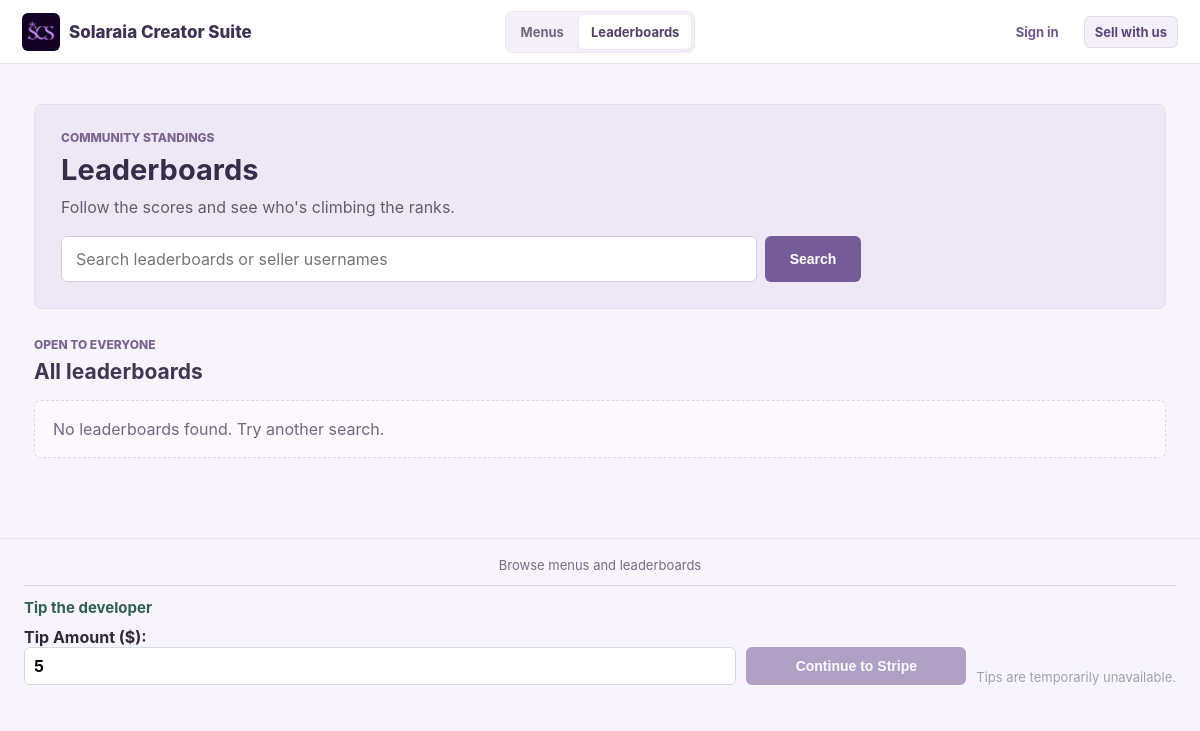
The page /browse/leaderboards on the database as committed earlier.
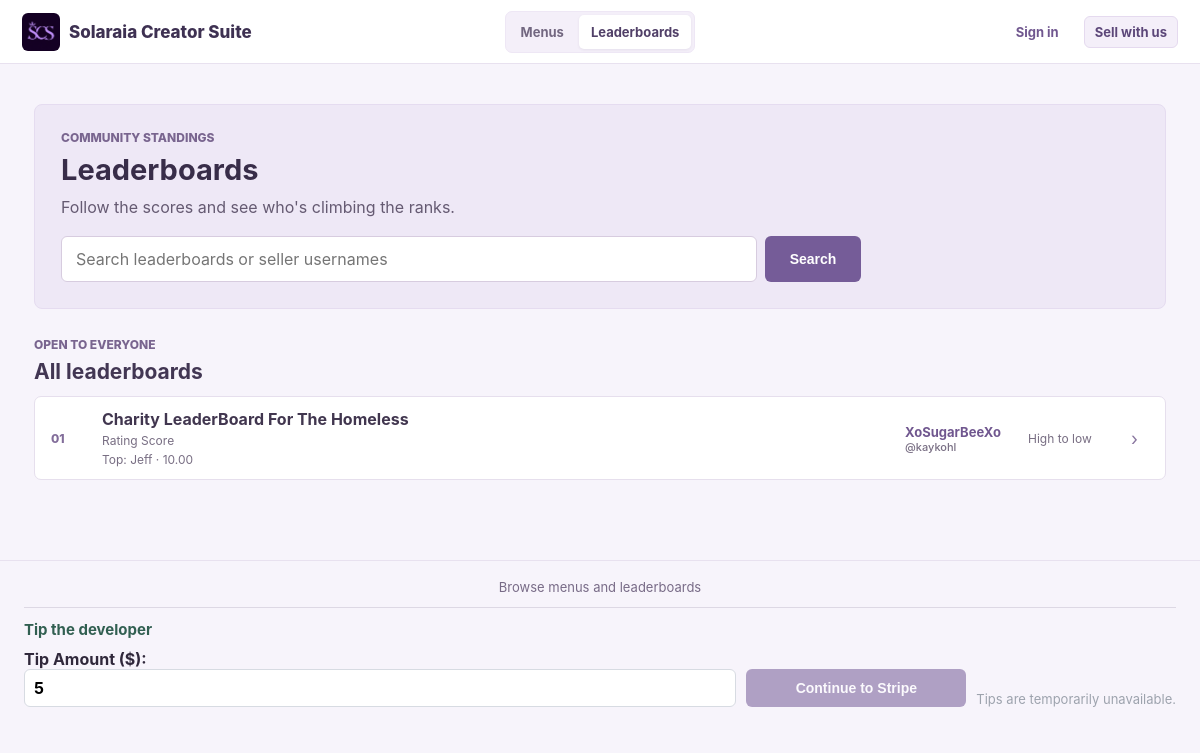
The same page on the database as committed later.
### models.py (models this page shows)
class Leaderboard(db.Model):
    id = db.Column(db.Integer, primary_key=True)
    owner_id = db.Column(db.Integer, db.ForeignKey('creator_account.id'), nullable=False)
    name = db.Column(db.String(160), nullable=False)
    description = db.Column(db.Text)
    score_label = db.Column(db.String(80), nullable=False, default='Score')
    sort_order = db.Column(db.String(4), nullable=False, default='desc')
    is_automatic = db.Column(db.Boolean, nullable=False, default=False)
    auto_metric = db.Column(db.String(40))
    auto_start_date = db.Column(db.Date)
    auto_end_date = db.Column(db.Date)
    auto_product_ids = db.Column(db.Text, nullable=False, default='[]')
    is_public = db.Column(db.Boolean, nullable=False, default=True)
    created_at = db.Column(db.DateTime, default=datetime.utcnow)
    version_id = db.Column(db.Integer, nullable=False, default=1)
    __table_args__ = (
        db.Index('ix_leaderboard_owner_name', 'owner_id', 'name'),
        db.Index('ix_leaderboard_public', 'is_public', 'owner_id'),
    )
    __mapper_args__ = {'version_id_col': version_id}
    entries = db.relationship('LeaderboardEntry', back_populates='leaderboard', cascade='all, delete-orphan', lazy=True)

class Customer(db.Model):
    id = db.Column(db.Integer, primary_key=True)
    owner_id = db.Column(db.Integer, db.ForeignKey('creator_account.id'), nullable=False)
    name = db.Column(db.String(160), nullable=False)
    email = db.Column(db.String(160))
    username = db.Column(db.String(160))
    contact_number = db.Column(db.String(40))
    notes = db.Column(db.Text)
    created_at = db.Column(db.DateTime, default=datetime.utcnow)
    version_id = db.Column(db.Integer, nullable=False, default=1)
    __table_args__ = (db.Index('ix_customer_owner_name', 'owner_id', 'name'),)
    __mapper_args__ = {'version_id_col': version_id}
    sales = db.relationship('Sale', backref='customer', lazy=True)
    leaderboard_entries = db.relationship('LeaderboardEntry', back_populates='customer', cascade='all, delete-orphan', lazy=True)
    service_subscriptions = db.relationship('ServiceSubscription', back_populates='customer', lazy=True)

class LeaderboardEntry(db.Model):
    id = db.Column(db.Integer, primary_key=True)
    leaderboard_id = db.Column(db.Integer, db.ForeignKey('leaderboard.id'), nullable=False)
    customer_id = db.Column(db.Integer, db.ForeignKey('customer.id'), nullable=False)
    score = db.Column(db.Numeric(12, 2), nullable=False, default=0)
    use_username = db.Column(db.Boolean, nullable=False, default=False)
    version_id = db.Column(db.Integer, nullable=False, default=1)
    __table_args__ = (
        db.UniqueConstraint('leaderboard_id', 'customer_id', name='uq_leaderboard_customer'),
        db.Index('ix_leaderboard_entry_score', 'leaderboard_id', 'score'),
    )
    __mapper_args__ = {'version_id_col': version_id}
    leaderboard = db.relationship('Leaderboard', back_populates='entries')
    customer = db.relationship('Customer', back_populates='leaderboard_entries')

class CreatorAccount(db.Model):
    __tablename__ = 'creator_account'
    id = db.Column(db.Integer, primary_key=True)
    username = db.Column(db.String(64), nullable=False, unique=True)
    email = db.Column(db.String(255), nullable=False, unique=True)
    display_name = db.Column(db.String(120))
    bio = db.Column(db.Text)
    profile_image = db.Column(db.String(255))
    is_active = db.Column(db.Boolean, nullable=False, default=False)
    password_hash = db.Column(db.String(255), nullable=False)
    is_admin = db.Column(db.Boolean, nullable=False, default=False)
    is_approved = db.Column(db.Boolean, nullable=False, default=False)
    stripe_account_id = db.Column(db.String(255), unique=True)
    stripe_customer_id = db.Column(db.String(255))
    stripe_subscription_id = db.Column(db.String(255))
    stripe_subscription_checkout_session_id = db.Column(db.String(255))
    stripe_subscription_status = db.Column(db.String(40), nullable=False, default='inactive')
    stripe_subscription_period_end = db.Column(db.DateTime)
    subscription_exempt = db.Column(db.Boolean, nullable=False, default=False)
    stripe_charges_enabled = db.Column(db.Boolean, nullable=False, default=False)
    stripe_details_submitted = db.Column(db.Boolean, nullable=False, default=False)
    accepting_orders = db.Column(db.Boolean, nullable=False, default=False)
    banner_notifications = db.Column(db.Boolean, nullable=False, default=True)
    email_notifications = db.Column(db.Boolean, nullable=False, default=False)
    disable_content_contact = db.Column(db.Boolean, nullable=False, default=False)
    created_at = db.Column(db.DateTime, default=datetime.utcnow, nullable=False)
    version_id = db.Column(db.Integer, nullable=False, default=1)
    __table_args__ = (
        db.Index('uq_creator_stripe_customer_id', 'stripe_customer_id', unique=True),
        db.Index('uq_creator_stripe_subscription_id', 'stripe_subscription_id', unique=True),
    )
    __mapper_args__ = {'version_id_col': version_id}

### app.py (the view)
@app.route('/browse/leaderboards')
def public_leaderboards():
    query = request.args.get('q', '').strip()
    seller_username = request.args.get('seller', '').strip()
    boards_query = db.session.query(Leaderboard, CreatorAccount).join(
        CreatorAccount, CreatorAccount.id == Leaderboard.owner_id
    ).filter(
        Leaderboard.is_public.is_(True), CreatorAccount.is_approved.is_(True),
        _seller_subscription_access(),
    )
    if query:
        pattern = f'%{query}%'
        boards_query = boards_query.filter(or_(
            Leaderboard.name.ilike(pattern), Leaderboard.description.ilike(pattern),
            CreatorAccount.username.ilike(pattern), CreatorAccount.display_name.ilike(pattern),
        ))
    if seller_username:
        boards_query = boards_query.filter(func.lower(CreatorAccount.username) == seller_username.lower())
    boards = boards_query.order_by(CreatorAccount.username, Leaderboard.name).limit(60).all()
    return render_template(
        'storefront/boards.html', query=query, seller_username=seller_username,
        boards=boards, top_entries=_leaderboard_top_entries(boards),
    )

### app.py (called while the page is built, shortened)
def _seller_subscription_access():
    return or_(
        CreatorAccount.is_admin.is_(True),
        CreatorAccount.subscription_exempt.is_(True),
        CreatorAccount.stripe_subscription_status.in_(ACTIVE_SUBSCRIPTION_STATUSES),
    )

@event.listens_for(Session, 'do_orm_execute')
def scope_creator_queries(execute_state):
    if not execute_state.is_select or not execute_state.is_orm_statement or not has_request_context():
        return
    creator_id = getattr(g, 'creator_id', None)
    if getattr(g, 'is_admin', False):
        return
    if not creator_id or request.endpoint in PUBLIC_ENDPOINTS:
        return
    execute_state.statement = execute_state.statement.options(*(
        with_loader_criteria(model, lambda entity: entity.owner_id == creator_id, include_aliases=True)
        for model in TENANT_MODELS
    ))

@app.before_request
def require_creator():
    if request.endpoint in PUBLIC_ENDPOINTS:
        store_customer_id = session.get('store_customer_id')
        g.store_customer = db.session.get(StoreCustomer, store_customer_id) if store_customer_id else None
        creator_id = session.get('creator_id')
        return

### templates/storefront/boards.html (shortened to what this page needs)
{% extends 'public_base.html' %}
{% block content %}
<section class="public-intro public-board-intro">
    <p class="public-kicker">Community standings</p>
    <h1>Leaderboards</h1>
    <p>Follow the scores and see who's climbing the ranks.</p>
    <form class="public-search-form" method="get" action="{{url_for('public_leaderboards')}}" role="search">
        <input id="leaderboard-search" type="search" name="q" value="{{query}}" placeholder="Search leaderboards or seller usernames" autocomplete="off">
        <button class="button" type="submit">Search</button>
    </form>
</section>
<section class="public-section">
    <div class="public-section-heading"><div><p class="public-kicker">{{'Filtered results' if query or seller_username else 'Open to everyone'}}</p><h2>{{'@' ~ seller_username if seller_username else 'All leaderboards'}}</h2></div></div>
    {% if boards %}
    <div class="public-board-list">
        {% for board,seller in boards %}
        <div class="public-board-row">
            <span class="public-board-rank">{{'%02d'|format(loop.index)}}</span>
            <a class="public-board-copy" href="{{url_for('public_leaderboard', username=seller.username, id=board.id)}}"><strong>{{board.name}}</strong>{% if board.description %}<small>{{board.description}}</small>{% endif %}<small>{{board.score_label}}</small>{% set top_entry = top_entries.get(board.id) %}{% if top_entry %}<small>Top: {{top_entry.customer.username if top_entry.use_username and top_entry.customer.username else top_entry.customer.name}} · {% if board.is_automatic and board.auto_metric == 'amount_spent' %}{{money(top_entry.score)}}{% elif board.is_automatic and board.auto_metric == 'longest_subscriber' %}{{top_entry.score|int}} days{% else %}{{'%.2f'|format(top_entry.score)}}{% endif %}</small>{% endif %}</a>
            <a class="public-board-seller" href="{{url_for('seller_store', username=seller.username)}}">{% include 'storefront/_seller_identity.html' %}<small>@{{seller.username}}</small></a>
            <span class="public-board-order">{{'High to low' if board.sort_order == 'desc' else 'Low to high'}}</span>
            <a class="public-list-arrow" href="{{url_for('public_leaderboard', username=seller.username, id=board.id)}}" aria-label="View {{board.name}}">›</a>
        </div>
        {% endfor %}
    </div>
    {% else %}<p class="public-empty">No leaderboards found. Try another search.</p>{% endif %}
</section>
{% endblock %}

### templates/storefront/_seller_identity.html (shortened to what this page needs)
<span class="seller-identity">
	<span>{{seller.display_name or seller.username}}</span>
</span>

Rows that differ between the two databases and show on the page:
added Leaderboard: index "01", name "Charity LeaderBoard For The Homeless", score_label "Rating Score", display_name "XoSugarBeeXo", username "kaykohl", sort_order "High to low"
now on this page (row edited): Customer: customer "Jeff"
added LeaderboardEntry: score "10.00"
Other text that changed with them:
text no longer shown: "No leaderboards found. Try another search."
